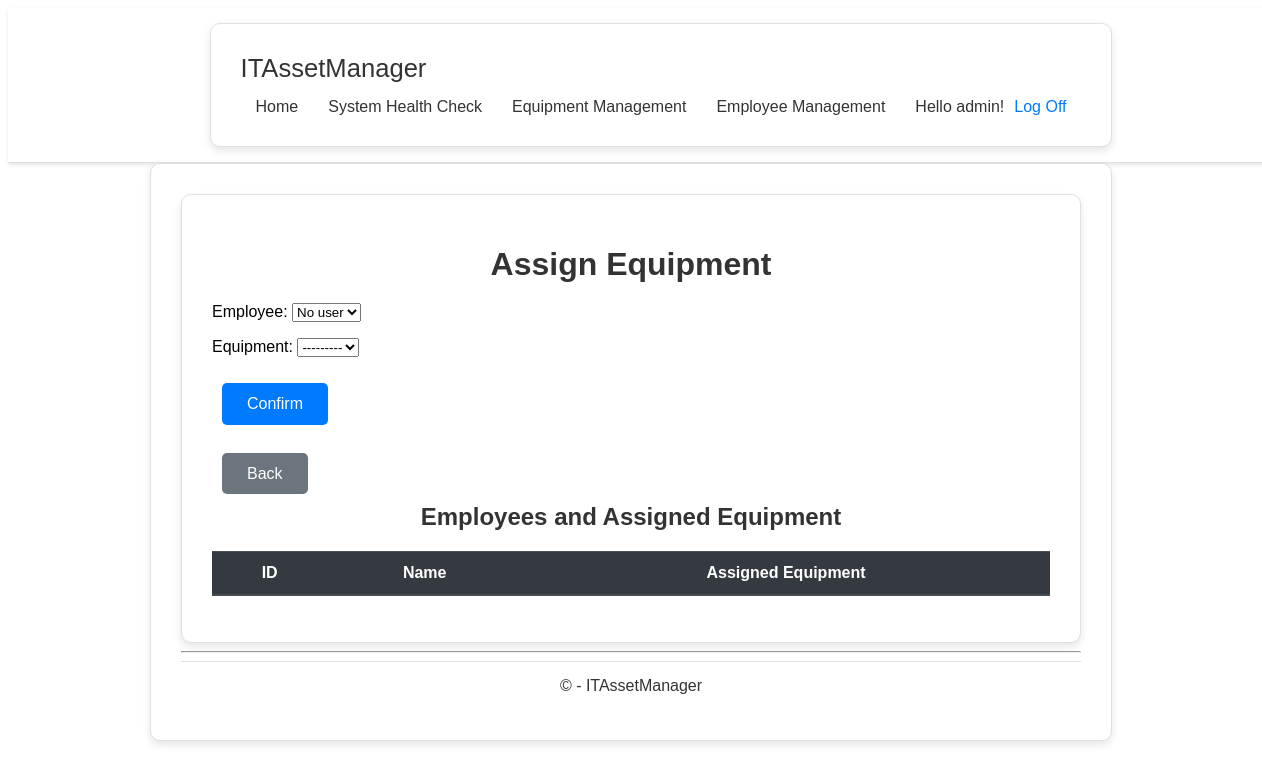
The page /equipment/assign-equipment-list/ (signed in) on the database as committed earlier.
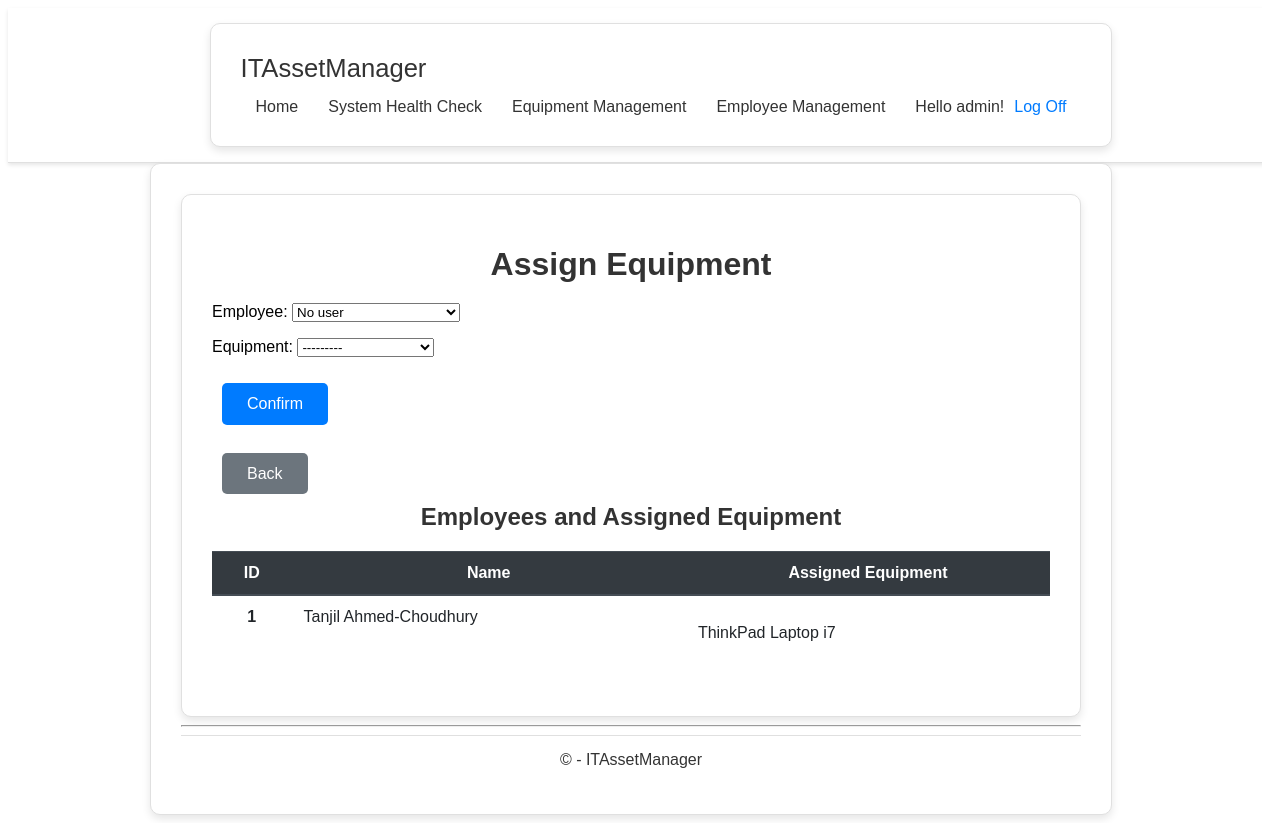
The same page on the database as committed later.
### app/models.py (models this page shows)
class Employee(models.Model):
    POSITION_CHOICES = [
        ('manager', 'Manager'),
        ('technician', 'Technician'),
        ('administrator', 'Administrator'),
        ('intern', 'Intern'),
    ]
    first_name = models.CharField(max_length=50)
    last_name = models.CharField(max_length=50)
    email = models.EmailField(unique=True)
    phone_number = models.CharField(max_length=15, null=True, blank=True)  # Nullable and blankable
    position = models.CharField(max_length=20, choices=POSITION_CHOICES, default='intern')
    hire_date = models.DateField(default=date.today)  # Default to current day
    equipment = models.ManyToManyField(Equipment, blank=True)
    def __str__(self):
        return f"{self.first_name} {self.last_name}"

class Equipment(models.Model):
    CONDITION_CHOICES = [
        ('new', 'New'),
        ('good', 'Good'),
        ('fair', 'Fair'),
        ('poor', 'Poor'),
        ('broken', 'Broken'),
    ]
    USAGE_STATUS_CHOICES = [
        ('free', 'Free'),
        ('in_use', 'In Use'),
        ('maintenance', 'Maintenance'),
        ('in_repair', 'In Repair'),  # New status added
    ]
    name = models.CharField(max_length=100)
    description = models.TextField(null=True, blank=True)  # Nullable and blankable
    purchased_date = models.DateField(default=date.today)  # Default to current day
    serial_number = models.CharField(max_length=100, unique=True)
    assigned_users = models.ManyToManyField(User, blank=True)  # Changed to ManyToManyField
    condition_status = models.CharField(max_length=10, choices=CONDITION_CHOICES, default='new')
    usage_status = models.CharField(max_length=15, choices=USAGE_STATUS_CHOICES, default='free')
    stock = models.PositiveIntegerField(default=0)  # New stock field
    def __str__(self):
        return self.name

### app/decorators.py (the view)
    def wrapper(request, *args, **kwargs):
        if not request.user.is_authenticated:
            return redirect('login')
        return view_func(request, *args, **kwargs)

### app/forms.py (shortened to what this page needs)
class AssignEquipmentForm(forms.Form):
    employee = forms.ModelChoiceField(
        queryset=Employee.objects.all(),
        widget=forms.Select(attrs={'class': 'form-control'}),
        required=False,
        empty_label="No user"
    )
    equipment = forms.ModelChoiceField(
        queryset=Equipment.objects.all(),
        widget=forms.Select(attrs={'class': 'form-control'}),
        required=True
    )

### app/views.py (called while the page is built)
@login_required
def assign_equipment_list(request):
    if request.method == 'POST':
        form = AssignEquipmentForm(request.POST)
        if form.is_valid():
            employee = form.cleaned_data['employee']
            equipment = form.cleaned_data['equipment']
            employee.equipment.add(equipment)
            return redirect('assign_equipment_list')
    else:
        form = AssignEquipmentForm()
    employees = Employee.objects.all()
    equipment = Equipment.objects.all()
    context = {
        'form': form,
        'employees': employees,
        'equipment': equipment
    }
    return render(request, 'app/equipment/assign_equipment_list.html', context)

### app/templates/app/equipment/assign_equipment_list.html (shortened to what this page needs)
{% extends 'app/base.html' %}
{% load static %}
{% block extra_head %}
<link rel="stylesheet" href="{% static 'app/content/equipment/assign_equipment_list.css' %}">
{% endblock %}
{% block content %}
<div class="container mt-4">
    <h1 class="mb-4">Assign Equipment</h1>
    <form method="post" class="mb-4" id="assign-equipment-form">
        {{ form.as_p }}
        <button type="submit" class="btn btn-primary">Confirm</button>
    </form>
    <a href="{% url 'equipment_list' %}" class="btn btn-secondary mb-4">Back</a>
    <h2 class="mb-3">Employees and Assigned Equipment</h2>
    <table class="table table-striped table-hover">
        <thead class="thead-dark">
            <tr>
                <th scope="col">ID</th>
                <th scope="col">Name</th>
                <th scope="col">Assigned Equipment</th>
            </tr>
        </thead>
        <tbody>
            {% for employee in employees %}
            <tr>
                <th scope="row">{{ employee.id }}</th>
                <td>{{ employee.first_name }} {{ employee.last_name }}</td>
                <td>
                    {% if employee.equipment.all %}
                    <ul class="list-unstyled mb-0">
                        {% for item in employee.equipment.all %}
                        <li>{{ item.name }}</li>
                        {% endfor %}
                    </ul>
                    {% else %}
                    No equipment assigned
                    {% endif %}
                </td>
            </tr>
            {% endfor %}
        </tbody>
    </table>
</div>
{% endblock %}

### app/templates/app/base.html (shortened to what this page needs)
<!DOCTYPE html>
<html lang="en">
<head>
    {% load static %}
    <link rel="stylesheet" href="{% static 'app/content/base.css' %}">
    {% block extra_head %}{% endblock %}
</head>
<body>
    <nav class="navbar">
        <div class="container">
            <a href="/" class="navbar-brand">ITAssetManager</a>
            <div class="navbar-menu">
                <ul class="navbar-nav">
                    <li><a href="{% url 'home' %}">Home</a></li>
                    <li><a href="{% url 'system_health_check' %}">System Health Check</a></li>
                    <li><a href="{% url 'equipment_list' %}">Equipment Management</a></li>
                    <li><a href="{% url 'employee_list' %}">Employee Management</a></li>
                    <li class="navbar-user-actions">
                        {% include 'app/loginpartial.html' %}
                    </li>
                </ul>
            </div>
        </div>
    </nav>
    <div class="container body-content">
        {% block content %}{% endblock %}
        <hr />
        <footer>
            <p>&copy; {{ year }} - ITAssetManager</p>
        </footer>
    </div>
</body>
</html>

### app/templates/app/loginpartial.html (shortened to what this page needs)
{% if user.is_authenticated %}
<div class="navbar-user-actions">
    <span class="navbar-user-greeting">Hello {{ user.username }}!</span>
    <form id="logoutForm" action="{% url 'logout' %}" method="post" class="navbar-logoff-form">
        <button type="submit" class="navbar-logoff-button">Log Off</button>
    </form>
</div>
{% else %}
<div class="navbar-user-actions">
    <a href="{% url 'login' %}" class="navbar-logoff-button">Log In</a>
</div>
{% endif %}

### app/static/app/content/base.css (style rules this page uses)
.navbar { background-color: #ffffff; border-bottom: 1px solid #e0e0e0; padding: 15px 30px; display: flex; justify-content: space-between; align-items: center; box-shadow: 0 2px 4px rgba(0, 0, 0, 0.1); width: 100%; }
.navbar .navbar-brand { color: #333; font-size: 1.6rem; font-weight: 500; text-decoration: none; }
.navbar-menu { padding-top: 15px; display: flex; flex-grow: 1; justify-content: space-between; }
.navbar-nav { display: flex; list-style: none; margin: 0; padding: 0; flex-grow: 1; justify-content: space-between; }
.navbar-nav li { margin: 0 15px; }
.navbar-nav a { color: #333; text-decoration: none; font-size: 1rem; transition: color 0.3s ease, border-bottom 0.3s ease; padding: 5px 0; border-bottom: 2px solid transparent; }
.navbar-user-actions { display: flex; align-items: self-end; margin-left: auto; }
.navbar-user-actions .navbar-user-greeting { color: #333; font-size: 1rem; padding-right: 10px; }
.navbar-user-actions .navbar-logoff-button { color: #007bff; text-decoration: none; font-size: 1rem; background: none; border: none; cursor: pointer; padding: 0; transition: color 0.3s ease; }
footer { background-color: #ffffff; color: #333; padding: 15px 0; text-align: center; border-top: 1px solid #e0e0e0; }
footer p { margin: 0; }

### app/static/app/content/equipment/assign_equipment_list.css (style rules this page uses)
.container { max-width: 900px; margin: auto; padding: 30px; border: 1px solid #e0e0e0; border-radius: 10px; box-shadow: 0 4px 8px rgba(0, 0, 0, 0.1); background-color: #ffffff; font-family: 'Arial', sans-serif; }
.container h1, .container h2 { text-align: center; color: #333; margin-bottom: 20px; }
#assign-equipment-form { margin-bottom: 30px; }
#assign-equipment-form .btn { padding: 12px 25px; border-radius: 5px; cursor: pointer; transition: background-color 0.3s ease, transform 0.3s ease; font-size: 1rem; border: none; }
#assign-equipment-form .btn-primary { background-color: #007bff; color: #fff; }
.table { width: 100%; margin-bottom: 1rem; color: #212529; border-collapse: collapse; }
.table th, .table td { padding: 0.75rem; vertical-align: top; border-top: 1px solid #dee2e6; }
.table thead th { vertical-align: bottom; border-bottom: 2px solid #dee2e6; }
.table .thead-dark th { color: #fff; background-color: #343a40; border-color: #454d55; }
.list-unstyled { padding-left: 0; list-style: none; }
.btn { padding: 12px 25px; border-radius: 5px; cursor: pointer; transition: background-color 0.3s ease, transform 0.3s ease; font-size: 1rem; border: none; margin: 10px; }
.btn-primary { background-color: #007bff; color: #fff; }
.btn-secondary { background-color: #6c757d; color: #fff; text-decoration: none; }

Rows that differ between the two databases and show on the page:
added Employee: id "1", first_name "Tanjil", last_name "Ahmed-Choudhury"
added Equipment: name "ThinkPad Laptop i7"
